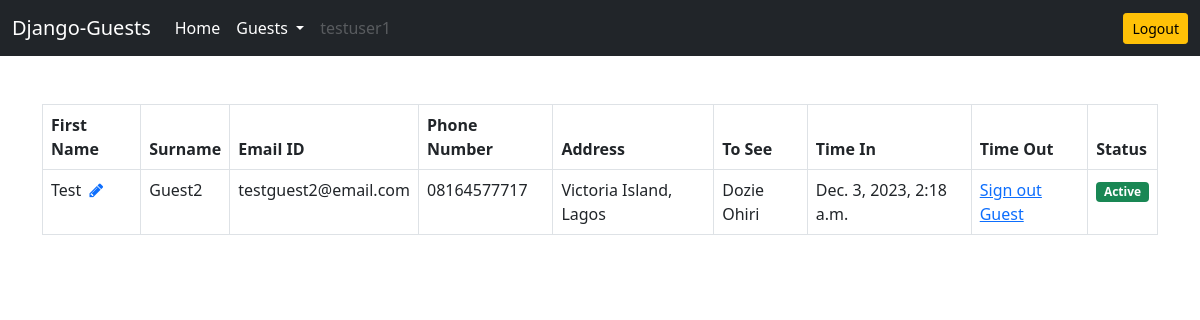
/guest/signed-in-guests/ (signed in), run on an earlier commit of the app's database.
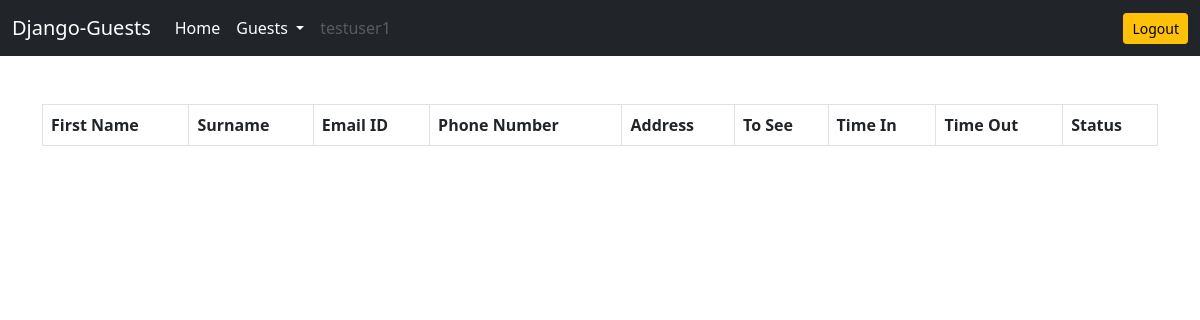
And on a later commit of the database.
### guest/models.py (models this page shows)
class Guest(models.Model):
    author = models.ForeignKey(User, on_delete=models.CASCADE)
    first_name = models.CharField(max_length=100)
    surname = models.CharField(max_length=100)
    email_id = models.EmailField(max_length=100)
    phone_number = models.CharField(max_length=20)
    address = models.CharField(max_length=255)
    to_see = models.CharField(max_length=100)
    time_in = models.DateTimeField(auto_now_add=True)
    time_out = models.DateTimeField(null=True)
    has_signed_out = models.BooleanField(default=False)

### guest/views.py (the view)
# urls.py: path('signed-in-guests/', signed_in_guests, name='signed-in-guests'),
@login_required
def signed_in_guests(request):
    guests = Guest.objects.filter(has_signed_out=False).order_by('-time_in')
    context = {'guests':guests}
    return render(request, 'guest/signed_in_guests.html', context)

### templates/guest/signed_in_guests.html
{% extends 'base.html' %}
{% block content %}
<table class="table table-bordered">
    <thead>
        <tr>
            <th scope="col">First Name</th>
            <th scope="col">Surname</th>
            <th scope="col">Email ID</th>
            <th scope="col">Phone Number</th>
            <th scope="col">Address</th>
            <th scope="col">To See</th>
            <th scope="col">Time In</th>
            <th scope="col">Time Out</th>
            <th scope="col">Status</th>
        </tr>
    </thead>
    <tbody>
        {% for guest in guests %}
        <tr>
            <td>{{guest.first_name}} <a href="{% url 'update-guest' guest.pk %}"><i class="fa fa-pencil text-primary ms-1"></i></a></td>
            <td>{{guest.surname}}</td>
            <td>{{guest.email_id}}</td>
            <td>{{guest.phone_number}}</td>
            <td>{{guest.address}}</td>
            <td>{{guest.to_see}}</td>
            <td>{{guest.time_in}}</td>
            {% if guest.time_out %}
            <td>{{guest.time_out}}</td>
            {% else %}
            <td><a href="{% url 'guest-sign-out' guest.pk %}">Sign out Guest</a></td>
            {% endif %}
            {% if not guest.has_signed_out %}
            <td><span class="badge bg-success">Active</span></td>
            {% else %}
            <td><span class="badge bg-danger">Signed Out</span></td>
            {% endif %}
        </tr>
        {% endfor %}
    </tbody>
</table>
{% endblock content %}

What changed in the data, as far as the page shows it:
no longer on this page (row edited): Guest: first_name "Test", surname "Guest2", email_id "testguest2@email.com", phone_number "08164577717", address "Victoria Island, Lagos", to_see "Dozie Ohiri", time_in "Dec. 3, 2023, 2:18 a.m.", shows "Sign out Guest", has_signed_out "Active"
